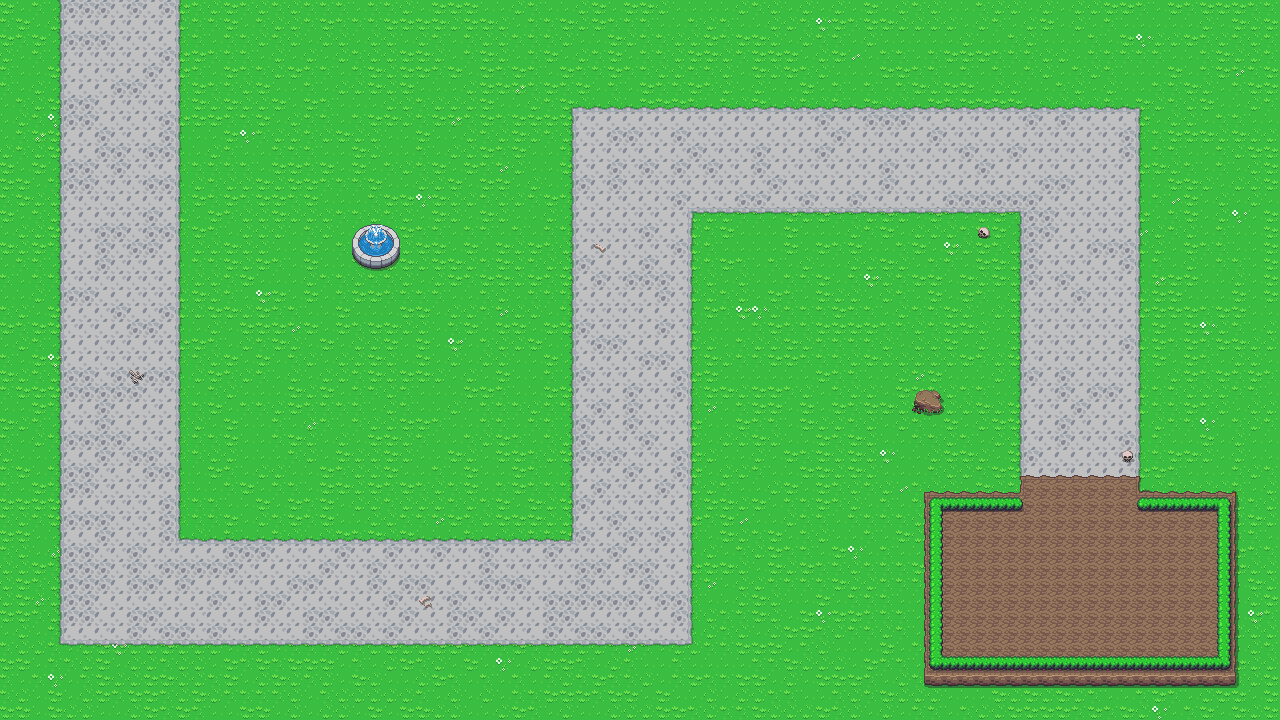

Tiled map render using the project's own tile images. Description and the map definition, with tile-layer contents summarised, below:
An orthogonal 80x45 tile map with 16x16 px tiles, 5 tile layers (terrain, terrain_detail, path, crystalbase, ...) and 31 objects (14x node, crystal).

<map version="1.0" orientation="orthogonal" renderorder="right-down" width="80" height="45" tilewidth="16" tileheight="16" nextobjectid="144">
 <tileset firstgid="1" name="Overworld" tilewidth="16" tileheight="16" tilecount="1440" columns="40">
  <image source="Overworld.png" width="640" height="576" />
 </tileset>
 <layer name="terrain" width="80" height="45">
  <data>[3600 cells, 3600 non-empty, 4 distinct tile ids]</data>
 </layer>
 <layer name="terrain_detail" width="80" height="45">
  <data>[3600 cells, 63 non-empty, 17 distinct tile ids]</data>
 </layer>
 <layer name="path" width="80" height="45">
  <data>[3600 cells, 1509 non-empty, 27 distinct tile ids]</data>
 </layer>
 <layer name="crystalbase" width="80" height="45">
  <data>[3600 cells, 62 non-empty, 17 distinct tile ids]</data>
 </layer>
 <layer name="towers" width="80" height="45">
  <data>[3600 cells, 0 non-empty, 0 distinct tile ids]</data>
 </layer>
 <objectgroup name="walls">
  <object id="52" x="45.7101" y="1.32205" width="16" height="654.602" />
  <object id="53" x="176" y="0" width="16" height="544" />
  <object id="62" x="1008" y="207.916" width="16" height="270.969" />
  <object id="63" x="1134.81" y="96.1192" width="16" height="383.903" />
  <object id="64" x="1134.81" y="481.164" width="97.1425" height="16" />
  <object id="65" x="926.858" y="478.879" width="97.137" height="16" />
  <object id="66" x="910.863" y="478.885" width="16" height="191.978" />
  <object id="67" x="910.869" y="672" width="337.075" height="16" />
  <object id="68" x="1231.86" y="481.249" width="16" height="189.688" />
  <object id="70" x="61.932" y="638.239" width="639.598" height="17.4339" />
  <object id="71" x="192" y="528" width="384" height="16" />
  <object id="72" x="685.872" y="207.2" width="16" height="432.76" />
  <object id="74" x="560" y="96" width="16" height="432" />
  <object id="75" x="701.699" y="208.342" width="321.159" height="16" />
  <object id="76" x="576" y="96" width="557.704" height="16" />
  <object id="81" x="61.7101" y="0" width="114.29" height="16" />
 </objectgroup>
 <objectgroup name="waypoints">
  <object id="87" name="0" type="node" x="99.2565" y="28.3212" width="23.3999" height="24.7763">
   <properties>
    <property name="position" type="int" value="0" />
   </properties>
  </object>
  <object id="103" name="5" type="node" x="84.8735" y="518.238" width="12.7715" height="15.4764">
   <properties>
    <property name="position" type="int" value="4" />
   </properties>
  </object>
  <object id="119" name="12" type="node" x="634.398" y="161.294" width="12.7715" height="14.1478">
   <properties>
    <property name="position" type="int" value="12" />
   </properties>
  </object>
  <object id="126" name="15" type="node" x="1058.65" y="168.03" width="14.3237" height="14.4834">
   <properties>
    <property name="position" type="int" value="15" />
   </properties>
  </object>
  <object id="134" name="28" type="node" x="1068.89" y="488.857" width="23.3999" height="24.7763">
   <properties>
    <property name="position" type="int" value="4" />
   </properties>
  </object>
  <object id="135" name="10" type="node" x="626.799" y="486.036" width="14.1" height="16.805">
   <properties>
    <property name="position" type="int" value="10" />
   </properties>
  </object>
  <object id="136" name="6" type="node" x="133.484" y="566.859" width="14.1" height="16.805">
   <properties>
    <property name="position" type="int" value="6" />
   </properties>
  </object>
  <object id="137" name="7" type="node" x="242.768" y="579.882" width="14.1" height="16.805">
   <properties>
    <property name="position" type="int" value="7" />
   </properties>
  </object>
  <object id="138" name="8" type="node" x="530.154" y="601.19" width="14.1" height="16.805">
   <properties>
    <property name="position" type="int" value="8" />
   </properties>
  </object>
  <object id="139" name="9" type="node" x="612.441" y="555.241" width="14.1" height="16.805">
   <properties>
    <property name="position" type="int" value="4" />
   </properties>
  </object>
  <object id="140" name="11" type="node" x="622.899" y="227.727" width="12.7715" height="14.1478">
   <properties>
    <property name="position" type="int" value="11" />
   </properties>
  </object>
  <object id="141" name="13" type="node" x="709.193" y="147.069" width="12.7715" height="14.1478">
   <properties>
    <property name="position" type="int" value="13" />
   </properties>
  </object>
  <object id="142" name="14" type="node" x="997.513" y="150.915" width="14.3237" height="14.4834">
   <properties>
    <property name="position" type="int" value="14" />
   </properties>
  </object>
  <object id="143" name="16" type="node" x="1078.24" y="230.522" width="14.3237" height="14.4834">
   <properties>
    <property name="position" type="int" value="16" />
   </properties>
  </object>
 </objectgroup>
 <objectgroup name="crystal">
  <object id="18" name="crystal" type="crystal" x="1054.39" y="559.015" width="53.8916" height="55.6237" />
 </objectgroup>
</map>
